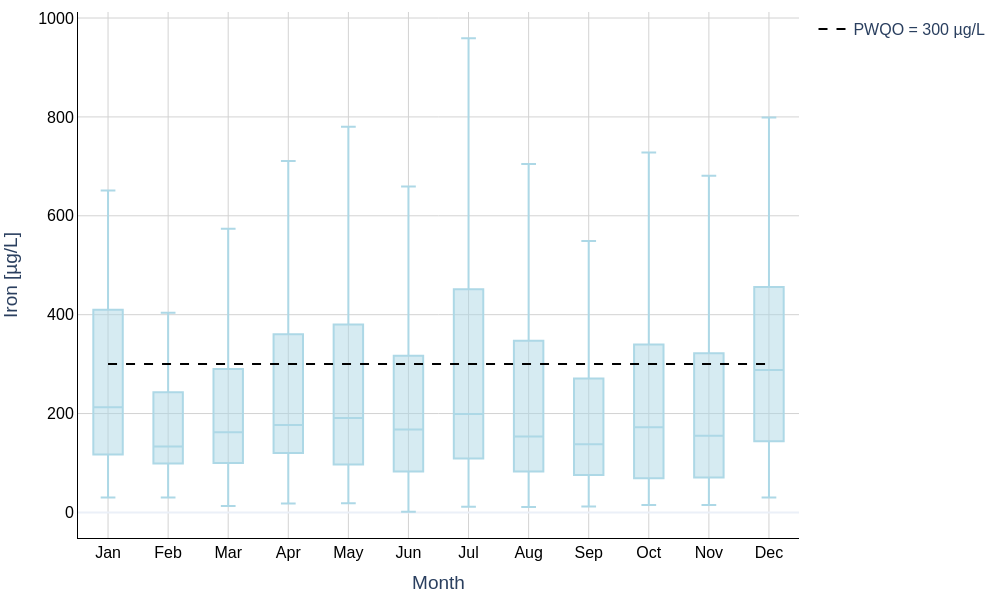

Write the Python code that produced this figure.
# filename: monthly_boxplot_iron_2024.py
import os
import sys
import pandas as pd
import numpy as np
import plotly.graph_objects as go
from datetime import datetime

def safe_float(x):
    try:
        if pd.isna(x):
            return np.nan
        s = str(x).strip().replace(",", "")
        return float(s)
    except Exception:
        return np.nan

def parse_iron_value(result_raw, result_call, value_qualifier, detection_limit):
    """
    Parse Results into numeric Iron [ug/L] per rules:
    - If Results begins with '<' OR Value Qualifier == '<' OR Result Call == 'BDL':
        use 0.5 * Detection Limit (DL expected in ug/L)
    - Else parse numeric value from Results
    Returns float or np.nan
    """
    result = "" if pd.isna(result_raw) else str(result_raw).strip()
    rc = "" if pd.isna(result_call) else str(result_call).strip()
    vq = "" if pd.isna(value_qualifier) else str(value_qualifier).strip()
    dl = detection_limit

    censored = False
    if isinstance(result, str) and result.startswith("<"):
        censored = True
    if vq == "<":
        censored = True
    if str(rc).upper() == "BDL":
        censored = True

    dl_num = safe_float(dl)

    if censored:
        if not np.isnan(dl_num):
            return 0.5 * dl_num
        # fallback: attempt to parse numeric after '<'
        if isinstance(result, str) and result.startswith("<"):
            numpart = result.lstrip("<").strip()
            token = ""
            for ch in numpart:
                if ch.isdigit() or ch in ".-+eE":
                    token += ch
                else:
                    break
            try:
                val = float(token)
                return 0.5 * val
            except Exception:
                return np.nan
        return np.nan
    else:
        # not censored: parse numeric token from result
        s = str(result).replace(",", "")
        tokens = s.split()
        for tok in tokens:
            try:
                return float(tok)
            except Exception:
                continue
        return safe_float(s)

def compute_tukey_whiskers(values):
    """
    Given a 1D array-like of numeric values (no NaNs), compute Tukey stats:
    q1, median, q3, iqr, lower_fence, upper_fence, lower_whisker, upper_whisker
    """
    arr = np.array(values, dtype=float)
    if arr.size == 0:
        return None
    q1 = np.percentile(arr, 25)
    median = np.percentile(arr, 50)
    q3 = np.percentile(arr, 75)
    iqr = q3 - q1
    lower_fence = q1 - 1.5 * iqr
    upper_fence = q3 + 1.5 * iqr
    within = arr[(arr >= lower_fence) & (arr <= upper_fence)]
    if within.size > 0:
        lower_whisker = float(within.min())
        upper_whisker = float(within.max())
    else:
        lower_whisker = float(q1)
        upper_whisker = float(q3)
    return {
        "q1": float(q1),
        "median": float(median),
        "q3": float(q3),
        "iqr": float(iqr),
        "lower_fence": float(lower_fence),
        "upper_fence": float(upper_fence),
        "lower_whisker": lower_whisker,
        "upper_whisker": upper_whisker
    }

def make_month_name(dt):
    if pd.isna(dt):
        return None
    month_order = ["Jan","Feb","Mar","Apr","May","Jun","Jul","Aug","Sep","Oct","Nov","Dec"]
    try:
        m = int(dt.month)
        return month_order[m-1]
    except Exception:
        return None

def main():
    py_filename = os.path.basename(__file__)
    excel_file = "Ontario_PWQMN_2024.xlsx"
    sheet_name = "Data"
    base = "monthly_boxplot_iron_2024"
    out_py = py_filename
    out_csv = f"{base}.csv"
    out_html = f"{base}.html"
    out_png = f"{base}.png"

    # Read Excel Data sheet
    try:
        df = pd.read_excel(excel_file, sheet_name=sheet_name, engine="openpyxl", dtype=object)
    except Exception as e:
        print(f"ERROR reading '{sheet_name}' from '{excel_file}': {e}", file=sys.stderr)
        raise

    required_cols = {"Collection Site", "Analyte", "Collected", "Results", "Result Call", "Detection Limit", "Value Qualifier", "Units"}
    missing = required_cols - set(df.columns)
    if missing:
        raise KeyError(f"Missing expected columns in Data sheet: {missing}")

    # Filter to Iron analyte
    df_iron = df[df["Analyte"].astype(str).str.strip() == "Iron"].copy()

    # Parse Collected to datetime (mixed formats)
    df_iron["Collected date"] = pd.to_datetime(df_iron["Collected"], errors="coerce", infer_datetime_format=True)

    # Compute numeric Iron [ug/L]
    # Detection limit expected in same units as Results (dataset shows ug/L for Iron); but we'll assume DL is in ug/L as per description.
    df_iron["Detection Limit numeric"] = df_iron["Detection Limit"].apply(safe_float)
    df_iron["Iron [ug/L]"] = df_iron.apply(
        lambda r: parse_iron_value(
            r.get("Results", ""),
            r.get("Result Call", ""),
            r.get("Value Qualifier", ""),
            r.get("Detection Limit numeric", np.nan)
        ), axis=1
    )

    # Create Month name
    df_iron["Month"] = df_iron["Collected date"].apply(make_month_name)

    # Keep only rows with valid date, month, and numeric Iron
    df_plot = df_iron[
        (~df_iron["Collected date"].isna()) &
        (~df_iron["Month"].isna()) &
        (~df_iron["Iron [ug/L]"].isna())
    ].copy()

    # If no data to plot, create empty CSV/HTML/PNG placeholders and exit gracefully (but still print names)
    if df_plot.shape[0] == 0:
        # write empty CSV with requested headers
        df_empty = pd.DataFrame(columns=["Collected date [YYYY-MM-DD]", "Month", "Iron [ug/L]", "Collection site"])
        df_empty.to_csv(out_csv, index=False, encoding="utf-8")
        # minimal HTML
        with open(out_html, "w", encoding="utf-8") as f:
            f.write("<html><body><p>No Iron data available for plotting.</p></body></html>")
        # blank PNG
        try:
            from PIL import Image
            img = Image.new("RGB", (1000, 600), color=(255,255,255))
            img.save(out_png, format="PNG")
        except Exception:
            # if PIL not available, skip PNG creation
            pass
        print(out_py)
        print(out_csv)
        print(out_html)
        print(out_png)
        return

    # Format CSV output: Collected date [YYYY-MM-DD], Month, Iron [ug/L], Collection site
    df_csv_out = pd.DataFrame({
        "Collected date [YYYY-MM-DD]": df_plot["Collected date"].dt.strftime("%Y-%m-%d"),
        "Month": df_plot["Month"],
        "Iron [ug/L]": df_plot["Iron [ug/L]"].astype(float).round(6),
        "Collection site": df_plot["Collection Site"].astype(str)
    })
    df_csv_out.to_csv(out_csv, index=False, encoding="utf-8")

    # Prepare month ordering and per-month values
    month_order = ["Jan","Feb","Mar","Apr","May","Jun","Jul","Aug","Sep","Oct","Nov","Dec"]
    df_plot["Month"] = pd.Categorical(df_plot["Month"], categories=month_order, ordered=True)

    month_values = {m: df_plot.loc[df_plot["Month"] == m, "Iron [ug/L]"].dropna().astype(float).values for m in month_order}

    # Compute Tukey summary stats per month
    month_stats = {}
    for m in month_order:
        vals = month_values.get(m, np.array([], dtype=float))
        stats = compute_tukey_whiskers(vals)
        month_stats[m] = {
            "n": int(len(vals)),
            "values": vals,
            "stats": stats
        }

    # Build Plotly traces: one box per month using summary stats (box-from-stats)
    box_traces = []
    for m in month_order:
        s = month_stats[m]["stats"]
        n = month_stats[m]["n"]
        if s is None or n == 0:
            # add an invisible empty box to keep month positions consistent
            trace_empty = go.Box(
                x=[m],
                y=[],
                name=m,
                boxpoints=False,
                showlegend=False,
                marker=dict(color="lightblue"),
                hoverinfo="skip",
                visible="legendonly"
            )
            box_traces.append(trace_empty)
            continue
        # Create a box-from-stats trace specifying quartiles and whiskers
        trace = go.Box(
            x=[m],
            y=[],  # leave raw y empty since we're providing stats
            name=m,
            boxpoints=False,  # no outlier/points
            showlegend=False,
            marker=dict(color="lightblue"),
            q1=[s["q1"]],
            median=[s["median"]],
            q3=[s["q3"]],
            lowerfence=[s["lower_whisker"]],
            upperfence=[s["upper_whisker"]],
            quartilemethod="linear"
        )
        box_traces.append(trace)

    # Reference line for PWQO = 300 ug/L as dashed and included in legend
    ref_line = go.Scatter(
        x=month_order,
        y=[300.0]*len(month_order),
        mode="lines",
        name="PWQO = 300 µg/L",
        line=dict(color="black", dash="dash"),
        hoverinfo="skip",
        showlegend=True
    )

    # Construct figure
    fig = go.Figure(data=box_traces + [ref_line])

    # Layout: plotly_white, black axis lines and ticks, font size 16, no title, no rangeslider
    fig.update_layout(
        template="plotly_white",
        font=dict(size=16),
        xaxis=dict(title="Month", showgrid=True, gridcolor="lightgrey", linecolor="black", tickfont=dict(color="black")),
        yaxis=dict(title="Iron [µg/L]", showgrid=True, gridcolor="lightgrey", linecolor="black", tickfont=dict(color="black")),
        margin=dict(l=60, r=20, t=10, b=60),
        showlegend=True
    )

    # Save HTML (responsive, include_plotlyjs='cdn', no title)
    try:
        fig.write_html(out_html, include_plotlyjs="cdn", full_html=True)
    except Exception as e:
        print(f"ERROR saving HTML '{out_html}': {e}", file=sys.stderr)
        raise

    # Save PNG via kaleido at 1000x600
    try:
        fig.write_image(out_png, width=1000, height=600, scale=1)
    except Exception as e:
        print(f"ERROR saving PNG '{out_png}': {e}", file=sys.stderr)
        print("Make sure the 'kaleido' package is installed.", file=sys.stderr)
        raise

    # Print created filenames and python filename to terminal
    print(out_py)
    print(out_csv)
    print(out_html)
    print(out_png)

if __name__ == "__main__":
    main()
